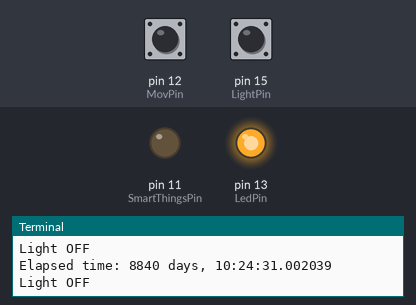
Simulated run of this program. Board: Raspberry Pi (header pin numbers). Shown: output pins drawn as LEDs (lit = HIGH), the last lines printed to the terminal. Inputs (shaded band) come from the test bench; at power-on: pin 12 (MovPin) HIGH, pin 15 (LightPin) HIGH. The clock reads 2024-03-15 10:24:30 at power-on unless the program sets it.

Above: at 1.2 s.
1.3 s: pin 12 (MovPin) pulled LOW for 0.15 s
At 1.8 s:
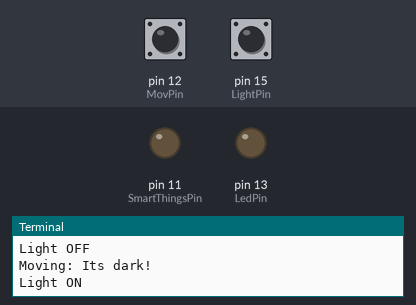
2.9 s: pin 15 (LightPin) pulled LOW for 0.15 s
At 4.1 s:
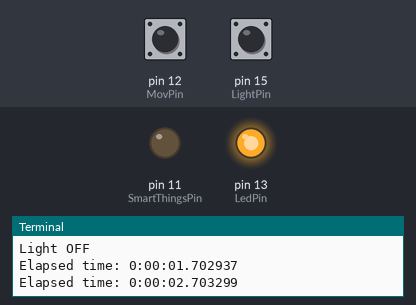
4.5 s: pin 12 (MovPin) pulled LOW for 1 s
At 5.4 s:
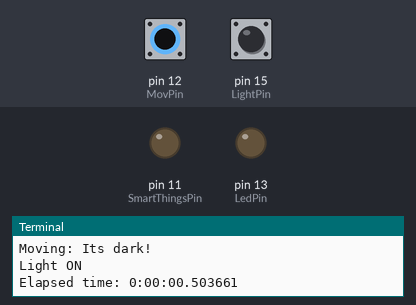
7.0 s: pin 15 (LightPin) pulled LOW for 1 s
At 7.3 s:
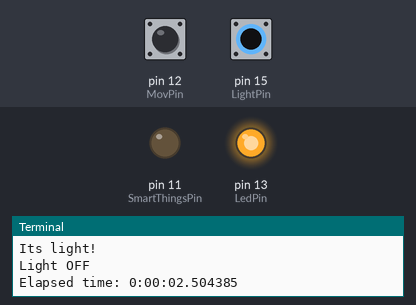
Timing chart, 0 to 10.0 s (numbered marks = the images above; inputs shaded):
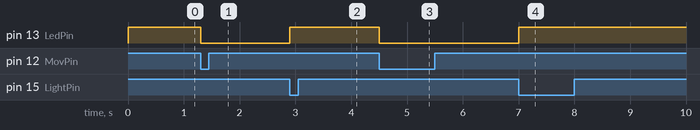

Measured:
- after the input at 1.3 s, pin 13 (LedPin): HIGH → LOW at once
- after the input at 2.9 s, pin 13 (LedPin): LOW → HIGH at once
- after the input at 4.5 s, pin 13 (LedPin): HIGH → LOW at once
- after the input at 7.0 s, pin 13 (LedPin): LOW → HIGH at once

The program:

light.py
```python
#!/usr/bin/env python
import RPi.GPIO as GPIO
#import dht11
import datetime
import time

LightOnSecs = 10

#TempHumidityPin = 7
SmartThingsPin = 11 # pin11 smartthings controlled pin --- GPIO-17
LedPin = 13    # pin13 --- led GPIO-
MovPin = 12    # pin12 --- movement sensor GPIO-18
LightPin = 15 # pin15 --- light sensor GPIO-22

#instance = dht11.DHT11(TempHumidityPin)

lastOnTime = datetime.datetime(2000, 1, 1, 0, 0)

def setup():
        GPIO.setmode(GPIO.BOARD)       # Numbers GPIOs by physical location
        GPIO.setup(SmartThingsPin, GPIO.OUT)
        GPIO.setup(LedPin, GPIO.OUT)   # Set LedPin's mode is output
        GPIO.setup(MovPin, GPIO.IN, pull_up_down=GPIO.PUD_UP)    # Set pins mode is input, and pull up to high level(3.3V)
        GPIO.setup(LightPin, GPIO.IN, pull_up_down=GPIO.PUD_UP)
        GPIO.output(LedPin, GPIO.HIGH) # Set LedPin high(+3.3V) to off led

def swMov(ev=None):
        global lastOnTime

        currentTime = datetime.datetime.utcnow()
        lastOnTime = currentTime

        isLightOff = GPIO.input(LightPin)
        if isLightOff:
                print 'Moving: Its dark!'
                lightOn()
                return

        print 'Moving: Its light! I do not need to do anything'

def swLight(ev=None):
        isLightOff = GPIO.input(LightPin)
        if not isLightOff:
                print 'Its light!'
                lightOff()

def lightOff():
        print 'Light OFF'
        lastOnTime = datetime.datetime(2000, 1, 1, 0, 0)
        GPIO.output(LedPin, GPIO.HIGH)

def lightOn():
        print 'Light ON'
        lastOnTime = datetime.datetime.utcnow()
        GPIO.output(LedPin, GPIO.LOW)

# def tempAndHumidity():
#         result = instance.read()
#         if result.is_valid():
#                 print("Last valid input: " + str(datetime.datetime.now()))
#                 print("Temperature: %d C" % result.temperature)
#                 print("Humidity: %d %%" % result.humidity)

def loop():
        GPIO.add_event_detect(MovPin, GPIO.FALLING, callback=swMov, bouncetime=200) # wait for falling and set bouncetime to prevent the callback function from being called multiple times when the button is pressed
        GPIO.add_event_detect(LightPin, GPIO.FALLING, callback=swLight, bouncetime=200)
        while True:
                smartOn = GPIO.input(SmartThingsPin)
                if smartOn:
                        print 'SmartThings requests light is ON'
                        lightOn()
                else:
                        currentTime = datetime.datetime.utcnow()
                        elapsedTime = currentTime - lastOnTime

                        print 'Elapsed time: ' + str(elapsedTime)
                        if elapsedTime.total_seconds() > LightOnSecs:
                                lightOff()

              #  tempAndHumidity()

                time.sleep(1)   # Don't do anything

def destroy():
        GPIO.output(LedPin, GPIO.HIGH)     # led off
        GPIO.cleanup()                     # Release resource

if __name__ == '__main__':     # Program start from here
        setup()
        try:
                loop()
        except KeyboardInterrupt:  # When 'Ctrl+C' is pressed, the child program destroy() will be  executed.
                destroy()
```
